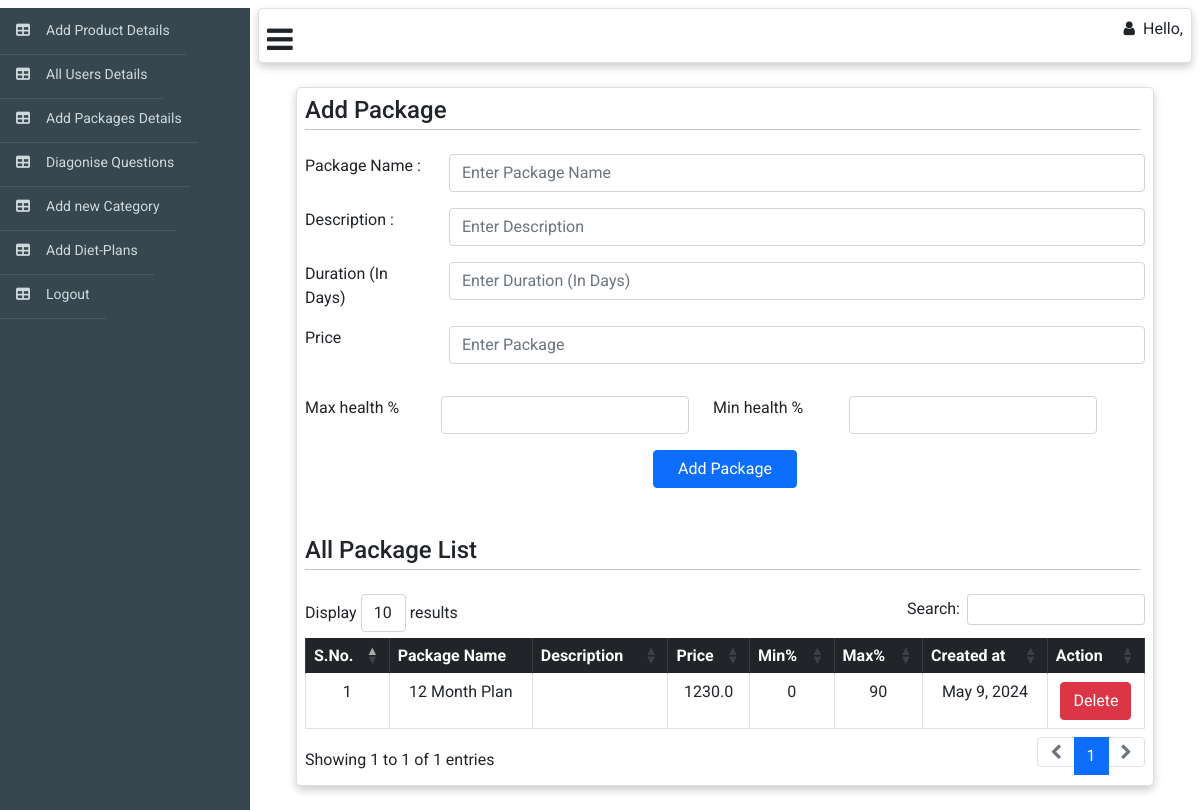
The page /web_admin/add-package on the database as committed earlier.
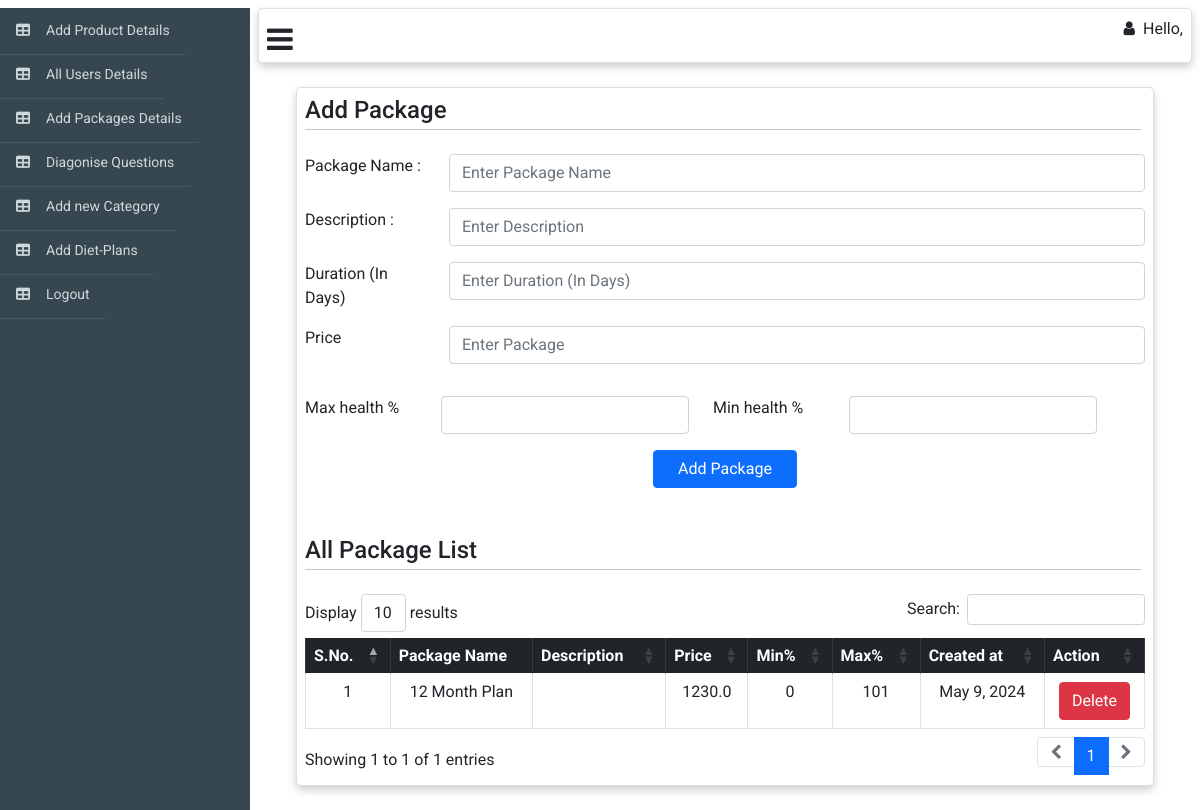
The same page on the database as committed later.
### web_admin/models.py (models this page shows)
class package(models.Model):
    name = models.CharField(max_length=150)
    duration = models.IntegerField(default=0)
    actual_price = models.FloatField(default=0)
    price = models.FloatField(default=0.0)
    is_active = models.BooleanField()
    min = models.IntegerField(default=0)
    max = models.IntegerField(default=0)
    created_at = models.DateTimeField(auto_now_add=True)
    updated_at = models.DateTimeField(auto_now=True)

### web_admin/views.py (the view, shortened to what this page needs)
# urls.py: path('add-package',AddPackage.as_view(),name='add-package'),
class AddPackage(APIView):
    model = package
    template_name = "package.html"
    def get(self,request,*args, **kwargs):
        list = self.model.objects.all()
        context={'list':list}
        return render(request,self.template_name,context)

### web_admin/templates/package.html (shortened to what this page needs)
{% extends "web_adminbase.html" %} {% block body %}{% load static %}
<div class="m-4">
  <div class="card me-6 p-2" style="width: auto">
    <h4 class="m-0 p-0">
      Add Package
      <hr class="hr p-0 mt-1 me-1" />
    </h4>
    <form
      action="/web_admin/add-package"
      method="post"
      enctype="multipart/form-data">
      <div class="form-group row mt-2">
        <label for="" class="col-sm-2 form-control-label">Package Name : </label>
        <div class="col-sm-10">
          <input type="text" name="name" id="alias-textbox" class="form-control" placeholder="Enter Package Name" />
        </div>
      </div>
      <div class="form-group row mt-3">
        <label for="" class="col-sm-2 form-control-label">Description : </label>
        <div class="col-sm-10">
          <input type="text" name="description" id="alias-textbox" class="form-control" placeholder="Enter Description" />
        </div>
      </div>
      <div class="form-group row mt-3">
        <label for="" class="col-sm-2 form-control-label"> Duration (In Days) </label>
        <div class="col-sm-10">
          <input type="number" name="Duration" id="alias-textbox" class="form-control" placeholder="Enter Duration (In Days)"/>
        </div>
      </div>
      <div class="form-group row mt-3">
        <label for="" class="col-sm-2 form-control-label"> Price </label>
        <div class="col-sm-10">
          <input type="number" name="price" id="alias-textbox" class="form-control" placeholder="Enter Package"/>
        </div>
      </div>
      <div class="form-group row mt-3">
        <div class="form-group row mt-3 col-sm-6">
          <label for="" class="col-sm-4 form-control-label">Max health %</label>
          <div class="col-sm-8">
            <input
              type="number"
              name="max"
              min="0"
              max="100"
              id="alias-textbox"
              class="form-control"
            />
          </div>
        </div>
        <div class="form-group row mt-3 col-sm-6">
          <label for="" class="col-sm-4 form-control-label">Min health %</label>
          <div class="col-sm-8">
            <input
              type="number"
              name="min"
              min="0"
              max="100"
              id="alias-textbox"
              class="form-control"
            />
          </div>
        </div>
      </div>
      <div class="d-flex justify-content-center mt-2">
        <button type="submit" class="btn btn-primary pe-4 ps-4 m-2">
          Add Package
        </button>
      </div>
    </form>
    <h4 class="mt-4 p-0">
      All Package List
      <hr class="hr p-0 mt-1 me-1" />
    </h4>
    <table
      id="example"
      class="table table-bordered text-center"
      style="width: 100%"
    >
      <thead class="table-dark text-center">
        <tr class="p-3 text-center">
          <th>S.No.</th>
          <th>Package Name</th>
          <th>Description</th>
          <th>Price</th>
          <th>Min%</th>
          <th>Max%</th>
          <th>Created at</th>
          <th>Action</th>
        </tr>
      </thead>
      <tbody>
        {% for obj in list %}
        <tr>
          <td>{{forloop.counter}}</td>
          <td>{{obj.name}}</td>
          <td>{{obj.description}}</td>
          <td>{{obj.price}}</td>
          <td>{{obj.min}}</td>
          <td>{{obj.max}}</td>
          <td>{{obj.created_at|date}}</td>
          <td><a class="btn btn-danger text-white" href="/web_admin/delete-package/{{obj.id}}">Delete</a></td>
        </tr>
        {% endfor %}
      </tbody>
    </table>
  </div>
</div>
{% endblock %}

Rows that differ between the two databases and show on the page:
changed package "12 Month Plan": max "90" → "101"
